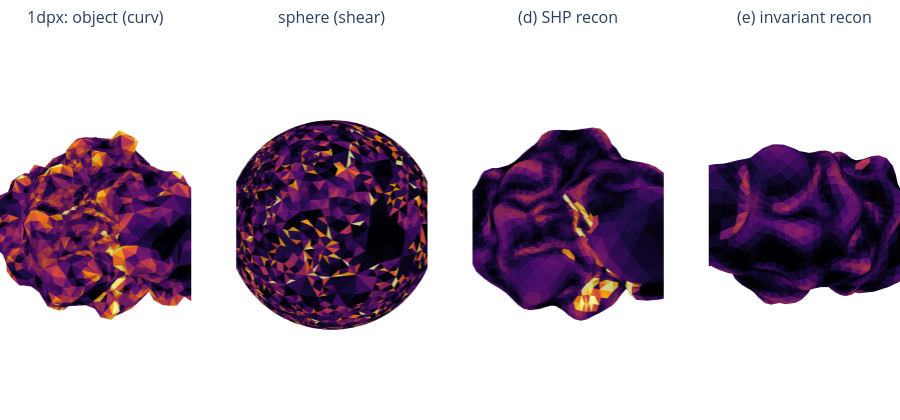
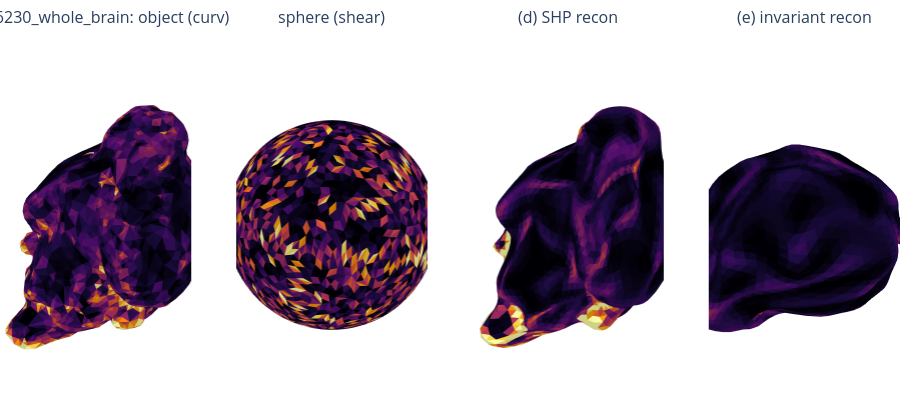
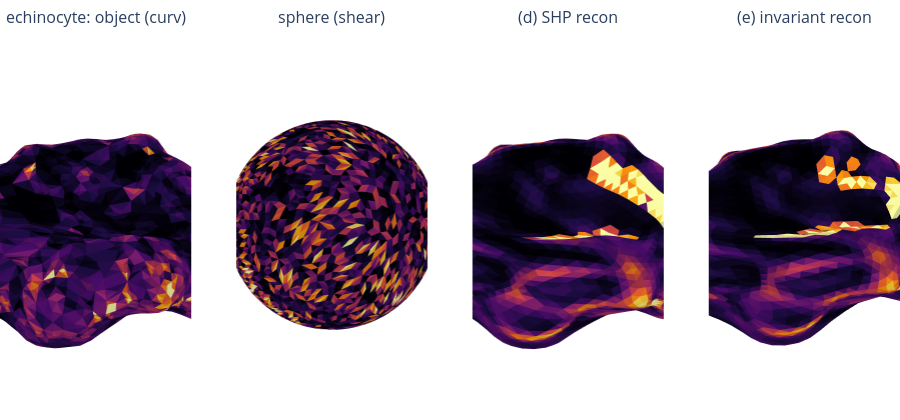

Notebook code cell kept with these figures, in order:
### Markdown cell above
## Run the batch

### Code cell
results = []
for i, p in enumerate(MESH_PATHS):
    print(f'\n[{i+1}/{len(MESH_PATHS)}] {os.path.basename(p)}')
    results.append(run_one(p, visualize=VISUALIZE))
print('\nbatch done')

### Figure 1 — Plotly figure (JSON) as saved in the notebook; plotly's stock layout.template omitted (floating-point values rounded to 4 significant figures; data arrays with more than 128 entries replaced by an {"elided": "..."} marker saying what was removed)
{"data": [{"cmax": 0.5977, "cmin": 0.04742, "colorscale": [[0, "#000004"], [0.1111, "#1b0c41"], [0.2222, "#4a0c6b"], [0.3333, "#781c6d"], [0.4444, "#a52c60"], [0.5556, "#cf4446"], [0.6667, "#ed6925"], [0.7778, "#fb9b06"], [0.8889, "#f7d13d"], [1, "#fcffa4"]], "flatshading": true, "i": {"elided": "6436 int values"}, "intensity": {"elided": "6436 float values"}, "intensitymode": "cell", "j": {"elided": "6436 int values"}, "k": {"elided": "6436 int values"}, "lighting": {"ambient": 0.82, "diffuse": 0.18, "fresnel": 0, "roughness": 1, "specular": 0}, "lightposition": {"x": 12000, "y": 12000, "z": 12000}, "scene": "scene", "showscale": false, "type": "mesh3d", "x": {"elided": "3219 float values"}, "y": {"elided": "3219 float values"}, "z": {"elided": "3219 float values"}}, {"cmax": 1.748, "cmin": 0.008086, "colorscale": [[0, "#000004"], [0.1111, "#1b0c41"], [0.2222, "#4a0c6b"], [0.3333, "#781c6d"], [0.4444, "#a52c60"], [0.5556, "#cf4446"], [0.6667, "#ed6925"], [0.7778, "#fb9b06"], [0.8889, "#f7d13d"], [1, "#fcffa4"]], "flatshading": true, "i": {"elided": "6436 int values"}, "intensity": {"elided": "6436 float values"}, "intensitymode": "cell", "j": {"elided": "6436 int values"}, "k": {"elided": "6436 int values"}, "lighting": {"ambient": 0.82, "diffuse": 0.18, "fresnel": 0, "roughness": 1, "specular": 0}, "lightposition": {"x": 12000, "y": 12000, "z": 12000}, "scene": "scene2", "showscale": false, "type": "mesh3d", "x": {"elided": "3219 float values"}, "y": {"elided": "3219 float values"}, "z": {"elided": "3219 float values"}}, {"cmax": 0.7979, "cmin": 0.02884, "colorscale": [[0, "#000004"], [0.1111, "#1b0c41"], [0.2222, "#4a0c6b"], [0.3333, "#781c6d"], [0.4444, "#a52c60"], [0.5556, "#cf4446"], [0.6667, "#ed6925"], [0.7778, "#fb9b06"], [0.8889, "#f7d13d"], [1, "#fcffa4"]], "flatshading": true, "i": {"elided": "5120 int values"}, "intensity": {"elided": "5120 float values"}, "intensitymode": "cell", "j": {"elided": "5120 int values"}, "k": {"elided": "5120 int values"}, "lighting": {"ambient": 0.82, "diffuse": 0.18, "fresnel": 0, "roughness": 1, "specular": 0}, "lightposition": {"x": 12000, "y": 12000, "z": 12000}, "scene": "scene3", "showscale": false, "type": "mesh3d", "x": {"elided": "2562 float values"}, "y": {"elided": "2562 float values"}, "z": {"elided": "2562 float values"}}, {"cmax": 14.45, "cmin": 0.4695, "colorscale": [[0, "#000004"], [0.1111, "#1b0c41"], [0.2222, "#4a0c6b"], [0.3333, "#781c6d"], [0.4444, "#a52c60"], [0.5556, "#cf4446"], [0.6667, "#ed6925"], [0.7778, "#fb9b06"], [0.8889, "#f7d13d"], [1, "#fcffa4"]], "flatshading": true, "i": {"elided": "5120 int values"}, "intensity": {"elided": "5120 float values"}, "intensitymode": "cell", "j": {"elided": "5120 int values"}, "k": {"elided": "5120 int values"}, "lighting": {"ambient": 0.82, "diffuse": 0.18, "fresnel": 0, "roughness": 1, "specular": 0}, "lightposition": {"x": 12000, "y": 12000, "z": 12000}, "scene": "scene4", "showscale": false, "type": "mesh3d", "x": {"elided": "2562 float values"}, "y": {"elided": "2562 float values"}, "z": {"elided": "2562 float values"}}], "layout": {"annotations": [{"font": {"size": 16}, "showarrow": false, "text": "1dpx: object (curv)", "x": 0.1062, "xanchor": "center", "xref": "paper", "y": 1, "yanchor": "bottom", "yref": "paper"}, {"font": {"size": 16}, "showarrow": false, "text": "sphere (shear)", "x": 0.3688, "xanchor": "center", "xref": "paper", "y": 1, "yanchor": "bottom", "yref": "paper"}, {"font": {"size": 16}, "showarrow": false, "text": "(d) SHP recon", "x": 0.6313, "xanchor": "center", "xref": "paper", "y": 1, "yanchor": "bottom", "yref": "paper"}, {"font": {"size": 16}, "showarrow": false, "text": "(e) invariant recon", "x": 0.8938, "xanchor": "center", "xref": "paper", "y": 1, "yanchor": "bottom", "yref": "paper"}], "height": 420, "margin": {"b": 0, "l": 0, "r": 0, "t": 30}, "scene": {"aspectmode": "data", "domain": {"x": [0, 0.2125], "y": [0, 1]}, "xaxis": {"visible": false}, "yaxis": {"visible": false}, "zaxis": {"visible": false}}, "scene2": {"aspectmode": "data", "domain": {"x": [0.2625, 0.475], "y": [0, 1]}, "xaxis": {"visible": false}, "yaxis": {"visible": false}, "zaxis": {"visible": false}}, "scene3": {"aspectmode": "data", "domain": {"x": [0.525, 0.7375], "y": [0, 1]}, "xaxis": {"visible": false}, "yaxis": {"visible": false}, "zaxis": {"visible": false}}, "scene4": {"aspectmode": "data", "domain": {"x": [0.7875, 1], "y": [0, 1]}, "xaxis": {"visible": false}, "yaxis": {"visible": false}, "zaxis": {"visible": false}}}}

### Figure 2 — Plotly figure (JSON) as saved in the notebook; plotly's stock layout.template omitted (floating-point values rounded to 4 significant figures; data arrays with more than 128 entries replaced by an {"elided": "..."} marker saying what was removed)
{"data": [{"cmax": 7.145, "cmin": 0.3356, "colorscale": [[0, "#000004"], [0.1111, "#1b0c41"], [0.2222, "#4a0c6b"], [0.3333, "#781c6d"], [0.4444, "#a52c60"], [0.5556, "#cf4446"], [0.6667, "#ed6925"], [0.7778, "#fb9b06"], [0.8889, "#f7d13d"], [1, "#fcffa4"]], "flatshading": true, "i": {"elided": "6390 int values"}, "intensity": {"elided": "6390 float values"}, "intensitymode": "cell", "j": {"elided": "6390 int values"}, "k": {"elided": "6390 int values"}, "lighting": {"ambient": 0.82, "diffuse": 0.18, "fresnel": 0, "roughness": 1, "specular": 0}, "lightposition": {"x": 12000, "y": 12000, "z": 12000}, "scene": "scene", "showscale": false, "type": "mesh3d", "x": {"elided": "3197 float values"}, "y": {"elided": "3197 float values"}, "z": {"elided": "3197 float values"}}, {"cmax": 3.195, "cmin": 0.01705, "colorscale": [[0, "#000004"], [0.1111, "#1b0c41"], [0.2222, "#4a0c6b"], [0.3333, "#781c6d"], [0.4444, "#a52c60"], [0.5556, "#cf4446"], [0.6667, "#ed6925"], [0.7778, "#fb9b06"], [0.8889, "#f7d13d"], [1, "#fcffa4"]], "flatshading": true, "i": {"elided": "6390 int values"}, "intensity": {"elided": "6390 float values"}, "intensitymode": "cell", "j": {"elided": "6390 int values"}, "k": {"elided": "6390 int values"}, "lighting": {"ambient": 0.82, "diffuse": 0.18, "fresnel": 0, "roughness": 1, "specular": 0}, "lightposition": {"x": 12000, "y": 12000, "z": 12000}, "scene": "scene2", "showscale": false, "type": "mesh3d", "x": {"elided": "3197 float values"}, "y": {"elided": "3197 float values"}, "z": {"elided": "3197 float values"}}, {"cmax": 8.658, "cmin": 0.1284, "colorscale": [[0, "#000004"], [0.1111, "#1b0c41"], [0.2222, "#4a0c6b"], [0.3333, "#781c6d"], [0.4444, "#a52c60"], [0.5556, "#cf4446"], [0.6667, "#ed6925"], [0.7778, "#fb9b06"], [0.8889, "#f7d13d"], [1, "#fcffa4"]], "flatshading": true, "i": {"elided": "5120 int values"}, "intensity": {"elided": "5120 float values"}, "intensitymode": "cell", "j": {"elided": "5120 int values"}, "k": {"elided": "5120 int values"}, "lighting": {"ambient": 0.82, "diffuse": 0.18, "fresnel": 0, "roughness": 1, "specular": 0}, "lightposition": {"x": 12000, "y": 12000, "z": 12000}, "scene": "scene3", "showscale": false, "type": "mesh3d", "x": {"elided": "2562 float values"}, "y": {"elided": "2562 float values"}, "z": {"elided": "2562 float values"}}, {"cmax": 20.17, "cmin": 0.2733, "colorscale": [[0, "#000004"], [0.1111, "#1b0c41"], [0.2222, "#4a0c6b"], [0.3333, "#781c6d"], [0.4444, "#a52c60"], [0.5556, "#cf4446"], [0.6667, "#ed6925"], [0.7778, "#fb9b06"], [0.8889, "#f7d13d"], [1, "#fcffa4"]], "flatshading": true, "i": {"elided": "5120 int values"}, "intensity": {"elided": "5120 float values"}, "intensitymode": "cell", "j": {"elided": "5120 int values"}, "k": {"elided": "5120 int values"}, "lighting": {"ambient": 0.82, "diffuse": 0.18, "fresnel": 0, "roughness": 1, "specular": 0}, "lightposition": {"x": 12000, "y": 12000, "z": 12000}, "scene": "scene4", "showscale": false, "type": "mesh3d", "x": {"elided": "2562 float values"}, "y": {"elided": "2562 float values"}, "z": {"elided": "2562 float values"}}], "layout": {"annotations": [{"font": {"size": 16}, "showarrow": false, "text": "BDH6230_whole_brain: object (curv)", "x": 0.1062, "xanchor": "center", "xref": "paper", "y": 1, "yanchor": "bottom", "yref": "paper"}, {"font": {"size": 16}, "showarrow": false, "text": "sphere (shear)", "x": 0.3688, "xanchor": "center", "xref": "paper", "y": 1, "yanchor": "bottom", "yref": "paper"}, {"font": {"size": 16}, "showarrow": false, "text": "(d) SHP recon", "x": 0.6313, "xanchor": "center", "xref": "paper", "y": 1, "yanchor": "bottom", "yref": "paper"}, {"font": {"size": 16}, "showarrow": false, "text": "(e) invariant recon", "x": 0.8938, "xanchor": "center", "xref": "paper", "y": 1, "yanchor": "bottom", "yref": "paper"}], "height": 420, "margin": {"b": 0, "l": 0, "r": 0, "t": 30}, "scene": {"aspectmode": "data", "domain": {"x": [0, 0.2125], "y": [0, 1]}, "xaxis": {"visible": false}, "yaxis": {"visible": false}, "zaxis": {"visible": false}}, "scene2": {"aspectmode": "data", "domain": {"x": [0.2625, 0.475], "y": [0, 1]}, "xaxis": {"visible": false}, "yaxis": {"visible": false}, "zaxis": {"visible": false}}, "scene3": {"aspectmode": "data", "domain": {"x": [0.525, 0.7375], "y": [0, 1]}, "xaxis": {"visible": false}, "yaxis": {"visible": false}, "zaxis": {"visible": false}}, "scene4": {"aspectmode": "data", "domain": {"x": [0.7875, 1], "y": [0, 1]}, "xaxis": {"visible": false}, "yaxis": {"visible": false}, "zaxis": {"visible": false}}}}

### Figure 3 — Plotly figure (JSON) as saved in the notebook; plotly's stock layout.template omitted (floating-point values rounded to 4 significant figures; data arrays with more than 128 entries replaced by an {"elided": "..."} marker saying what was removed)
{"data": [{"cmax": 2.696, "cmin": 0.132, "colorscale": [[0, "#000004"], [0.1111, "#1b0c41"], [0.2222, "#4a0c6b"], [0.3333, "#781c6d"], [0.4444, "#a52c60"], [0.5556, "#cf4446"], [0.6667, "#ed6925"], [0.7778, "#fb9b06"], [0.8889, "#f7d13d"], [1, "#fcffa4"]], "flatshading": true, "i": {"elided": "7694 int values"}, "intensity": {"elided": "7694 float values"}, "intensitymode": "cell", "j": {"elided": "7694 int values"}, "k": {"elided": "7694 int values"}, "lighting": {"ambient": 0.82, "diffuse": 0.18, "fresnel": 0, "roughness": 1, "specular": 0}, "lightposition": {"x": 12000, "y": 12000, "z": 12000}, "scene": "scene", "showscale": false, "type": "mesh3d", "x": {"elided": "3849 float values"}, "y": {"elided": "3849 float values"}, "z": {"elided": "3849 float values"}}, {"cmax": 3.976, "cmin": 0.02664, "colorscale": [[0, "#000004"], [0.1111, "#1b0c41"], [0.2222, "#4a0c6b"], [0.3333, "#781c6d"], [0.4444, "#a52c60"], [0.5556, "#cf4446"], [0.6667, "#ed6925"], [0.7778, "#fb9b06"], [0.8889, "#f7d13d"], [1, "#fcffa4"]], "flatshading": true, "i": {"elided": "7694 int values"}, "intensity": {"elided": "7694 float values"}, "intensitymode": "cell", "j": {"elided": "7694 int values"}, "k": {"elided": "7694 int values"}, "lighting": {"ambient": 0.82, "diffuse": 0.18, "fresnel": 0, "roughness": 1, "specular": 0}, "lightposition": {"x": 12000, "y": 12000, "z": 12000}, "scene": "scene2", "showscale": false, "type": "mesh3d", "x": {"elided": "3849 float values"}, "y": {"elided": "3849 float values"}, "z": {"elided": "3849 float values"}}, {"cmax": 2.566, "cmin": 0.04291, "colorscale": [[0, "#000004"], [0.1111, "#1b0c41"], [0.2222, "#4a0c6b"], [0.3333, "#781c6d"], [0.4444, "#a52c60"], [0.5556, "#cf4446"], [0.6667, "#ed6925"], [0.7778, "#fb9b06"], [0.8889, "#f7d13d"], [1, "#fcffa4"]], "flatshading": true, "i": {"elided": "5120 int values"}, "intensity": {"elided": "5120 float values"}, "intensitymode": "cell", "j": {"elided": "5120 int values"}, "k": {"elided": "5120 int values"}, "lighting": {"ambient": 0.82, "diffuse": 0.18, "fresnel": 0, "roughness": 1, "specular": 0}, "lightposition": {"x": 12000, "y": 12000, "z": 12000}, "scene": "scene3", "showscale": false, "type": "mesh3d", "x": {"elided": "2562 float values"}, "y": {"elided": "2562 float values"}, "z": {"elided": "2562 float values"}}, {"cmax": 11.96, "cmin": 0.1878, "colorscale": [[0, "#000004"], [0.1111, "#1b0c41"], [0.2222, "#4a0c6b"], [0.3333, "#781c6d"], [0.4444, "#a52c60"], [0.5556, "#cf4446"], [0.6667, "#ed6925"], [0.7778, "#fb9b06"], [0.8889, "#f7d13d"], [1, "#fcffa4"]], "flatshading": true, "i": {"elided": "5120 int values"}, "intensity": {"elided": "5120 float values"}, "intensitymode": "cell", "j": {"elided": "5120 int values"}, "k": {"elided": "5120 int values"}, "lighting": {"ambient": 0.82, "diffuse": 0.18, "fresnel": 0, "roughness": 1, "specular": 0}, "lightposition": {"x": 12000, "y": 12000, "z": 12000}, "scene": "scene4", "showscale": false, "type": "mesh3d", "x": {"elided": "2562 float values"}, "y": {"elided": "2562 float values"}, "z": {"elided": "2562 float values"}}], "layout": {"annotations": [{"font": {"size": 16}, "showarrow": false, "text": "echinocyte: object (curv)", "x": 0.1062, "xanchor": "center", "xref": "paper", "y": 1, "yanchor": "bottom", "yref": "paper"}, {"font": {"size": 16}, "showarrow": false, "text": "sphere (shear)", "x": 0.3688, "xanchor": "center", "xref": "paper", "y": 1, "yanchor": "bottom", "yref": "paper"}, {"font": {"size": 16}, "showarrow": false, "text": "(d) SHP recon", "x": 0.6313, "xanchor": "center", "xref": "paper", "y": 1, "yanchor": "bottom", "yref": "paper"}, {"font": {"size": 16}, "showarrow": false, "text": "(e) invariant recon", "x": 0.8938, "xanchor": "center", "xref": "paper", "y": 1, "yanchor": "bottom", "yref": "paper"}], "height": 420, "margin": {"b": 0, "l": 0, "r": 0, "t": 30}, "scene": {"aspectmode": "data", "domain": {"x": [0, 0.2125], "y": [0, 1]}, "xaxis": {"visible": false}, "yaxis": {"visible": false}, "zaxis": {"visible": false}}, "scene2": {"aspectmode": "data", "domain": {"x": [0.2625, 0.475], "y": [0, 1]}, "xaxis": {"visible": false}, "yaxis": {"visible": false}, "zaxis": {"visible": false}}, "scene3": {"aspectmode": "data", "domain": {"x": [0.525, 0.7375], "y": [0, 1]}, "xaxis": {"visible": false}, "yaxis": {"visible": false}, "zaxis": {"visible": false}}, "scene4": {"aspectmode": "data", "domain": {"x": [0.7875, 1], "y": [0, 1]}, "xaxis": {"visible": false}, "yaxis": {"visible": false}, "zaxis": {"visible": false}}}}
